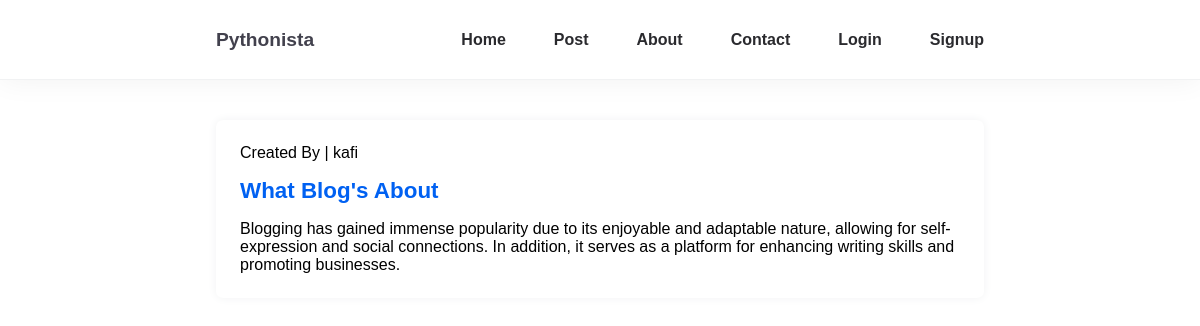
The page /post_detail/10/ on the database its author committed.
### blog/models.py (models this page shows, shortened)
class Post(models.Model):
	title = models.CharField(max_length=255, unique=True)
	author = models.ForeignKey(User, on_delete=models.CASCADE)
	body = models.TextField()
	created_on = models.DateTimeField(auto_now_add=True)
	updated_on = models.DateTimeField(auto_now=True)
	class Meta:
		ordering = ['-created_on']

### blog/views.py (the view)
# urls.py: path('post_detail/<int:pk>/', views.post_detail, name='post_detail'),
def post_detail(request, pk):
	post = get_object_or_404(Post, pk=pk)
	return render(request, 'blog/detail.html', {'post':post})

### templates/blog/detail.html (shortened to what this page needs)
{% extends 'base.html' %}
{% block content %}
<section>
		<div class="container">
			<div class="post-page">
				<div class="post-content">
					<div class="post-card">
						<p class="sm-txt">Created By | {{ post.author }}</p>
						<h3 class="post-title">{{ post.title }}</h3>
						<p class="post-body">{{ post.body | linebreaks}}</p>
					</div>
			</div>
		</div>
	</section>
{% endblock %}

### blog/static/css/style.css (style rules this page uses)
*, *::before, *::after { margin: 0; padding: 0; box-sizing: border-box; font-family: 'Poppins',sans-serif; outline: none; list-style: none; box-shadow: none; text-decoration: none; }
:root { --primary-color: #2a2a2e; --secondary-color: #42414d; --accent-color: #dcdcdc; --color-white: #fff; --color-light: #f1f2f3; --color-black: #000; }
.container { max-width: 800px; margin: 0 auto; padding: 0 16px; }
body { background: var(--color-white); font-weight: normal; }
.post-page { margin: 30px auto; background: var(--color-white); box-shadow: 0 0 10px var(--color-light); border-radius: 7px; }
.post-card { padding: 1.5rem; margin-bottom: 1.2rem; }
.post-title { margin-bottom: 1rem; font-weight: 700; text-transform: capitalize; font-size: 1.4rem; margin-top: 1rem; color: #0061f2; }
.post-body { color: var(--secondary-color); font-size: 1rem; font-weight: normal; }

### templates/base.html (style rules this page uses)
section { padding: 10px 0; }

### rows shown on the page
Post: author "kafi", title "What Blog's About", body "Blogging has gained immense popularity due to its enjoyable and adaptable nature, allowing for self-expression and social connections. In addition, it serves as a platform for enhancing writing skills and promoting businesses."
